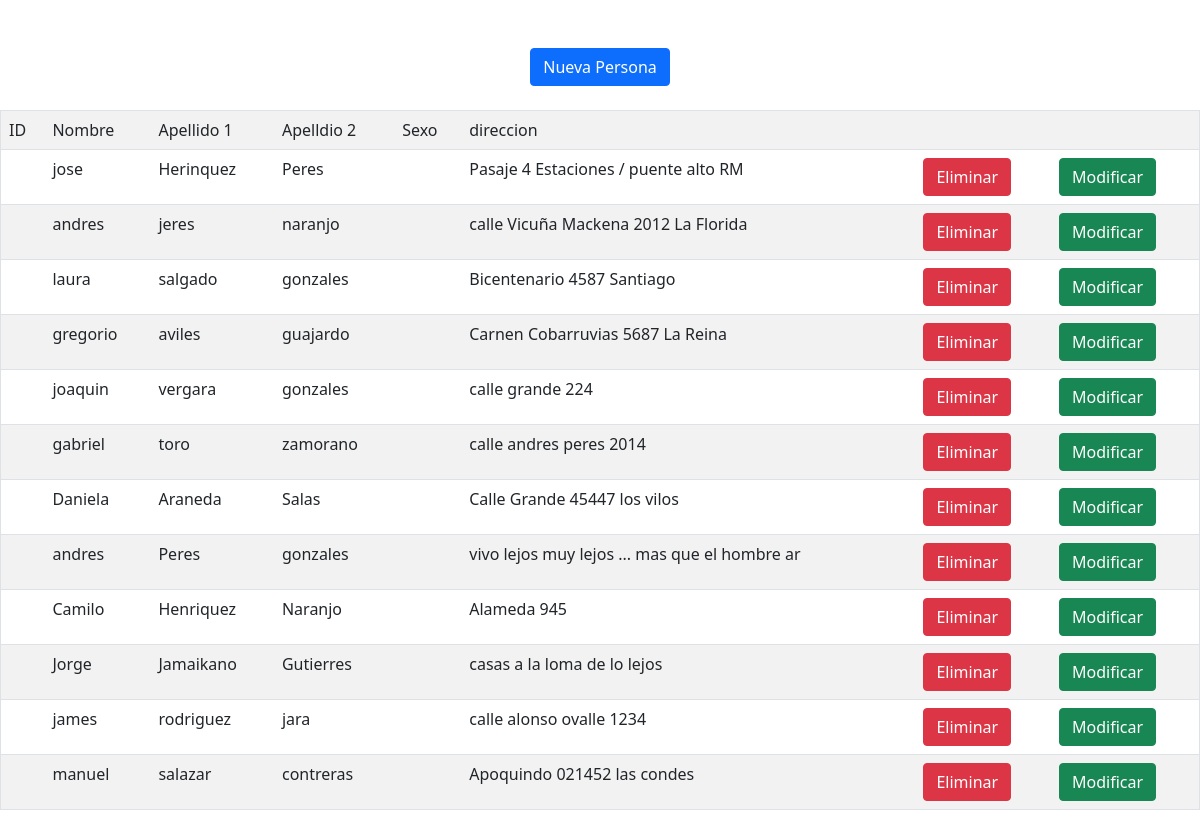
Screenshot of /Controlador/listaPersona.php with the database file from the repository.
### tables this page shows
CREATE TABLE `persona` (
  `idpersona` int(11) NOT NULL,
  `nombre` varchar(45) DEFAULT NULL,
  `ap1` varchar(45) DEFAULT NULL,
  `ap2` varchar(45) DEFAULT NULL,
  `telefono` varchar(45) DEFAULT NULL,
  `correo` varchar(45) DEFAULT NULL,
  `direccion` varchar(45) DEFAULT NULL,
  `observacion` varchar(450) DEFAULT NULL
);

### DAO/PersonaDAO.php (called while the page is built, shortened)
<?php
class PersonaDAO{
public function BuscarPersonas(){
	try{
		$con = Conectar();
		$sql = "select * from persona";
		$respuesta = $con->prepare($sql);
		$respuesta->execute();
		$Result = $respuesta->fetchAll(PDO::FETCH_ASSOC);
		$Json = json_encode($Result);
	}
	catch(Exception $ex){
		$Json = "Error";
	}finally{
		$con = null;
	}
	return $Json;
}
}
?>

### Controlador/listaPersona.php (the view, shortened to what this page needs)
<html>
<head>
<link rel="stylesheet" href="https://cdn.jsdelivr.net/npm/bootstrap@5.0.2/dist/css/bootstrap.min.css">
</head>
<body>
<?php
include_once 'PersonaDAO.php';
?>
<br><br>
<div class="jumbotron" >
<center>
	<a href="index.html" class="btn btn-primary">Nueva Persona</a>
	<br><br>
	<table class="table table-striped" border='1'>
		<tr>
			<td>ID</td>
			<td>Nombre</td>
			<td>Apellido 1</td>
			<td>Apelldio 2</td>
			<td>Sexo</td>
			<td>direccion</td>
			<td></td>
			<td></td>
		</tr>
		<?php
			$objPersona = new PersonaDAO();
			$Json = $objPersona->BuscarPersonas();
			foreach(json_decode($Json) as $objper){
			?>
			<tr>
				<td> <?php print $objper->id; ?> </td>
				<td> <?php print $objper->nombre; ?> </td>
				<td> <?php print $objper->ap1; ?> </td>
				<td> <?php print $objper->ap2; ?> </td>
				<td> <?php print $objper->sexo; ?> </td>
				<td> <?php print $objper->direccion; ?> </td>
				<td><a class="btn btn-danger" href="eliminar.php?id=<?php print $objper->id; ?>">Eliminar</a></td>
				<td><a class="btn btn-success" href="modicar.php?id=<?php print $objper->id; ?>&nombre=<?php print $objper->nombre; ?>&ap1=<?php print $objper->ap1; ?>&ap2=<?php print $objper->ap2; ?>&sexo=<?php print $objper->sexo; ?>&direccion=<?php print $objper->direccion; ?>">Modificar</a></td>
			</tr>
			<?php
			}
			?>
	</table>
</center>
</div>
</body>
</html>

### rows the page displays
persona: nombre "jose", ap1 "Herinquez", ap2 "Peres", direccion "Pasaje 4 Estaciones / puente alto RM"
persona: nombre "andres", ap1 "jeres", ap2 "naranjo", direccion "calle Vicuña Mackena 2012 La Florida"
persona: nombre "laura", ap1 "salgado", ap2 "gonzales", direccion "Bicentenario 4587 Santiago"
persona: nombre "gregorio", ap1 "aviles", ap2 "guajardo", direccion "Carnen Cobarruvias 5687 La Reina"
persona: nombre "joaquin", ap1 "vergara", ap2 "gonzales", direccion "calle grande 224"
persona: nombre "gabriel", ap1 "toro", ap2 "zamorano", direccion "calle andres peres 2014"
persona: nombre "Daniela", ap1 "Araneda", ap2 "Salas", direccion "Calle Grande 45447 los vilos"
persona: nombre "andres", ap1 "Peres", ap2 "gonzales", direccion "vivo lejos muy lejos ... mas que el hombre ar"
persona: nombre "Camilo", ap1 "Henriquez", ap2 "Naranjo", direccion "Alameda 945"
persona: nombre "Jorge", ap1 "Jamaikano", ap2 "Gutierres", direccion "casas a la loma de lo lejos"
persona: nombre "james", ap1 "rodriguez", ap2 "jara", direccion "calle alonso ovalle 1234"
persona: nombre "manuel", ap1 "salazar", ap2 "contreras", direccion "Apoquindo 021452 las condes"
